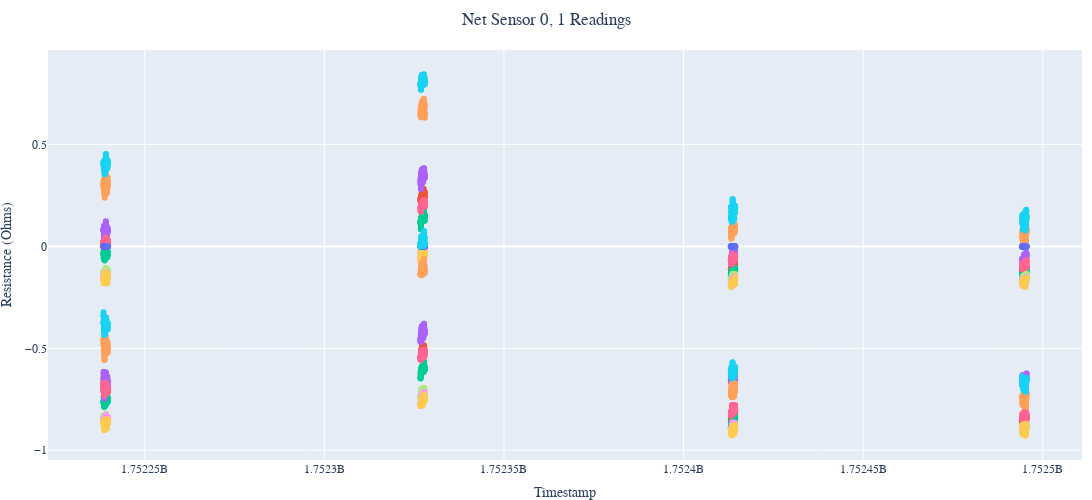
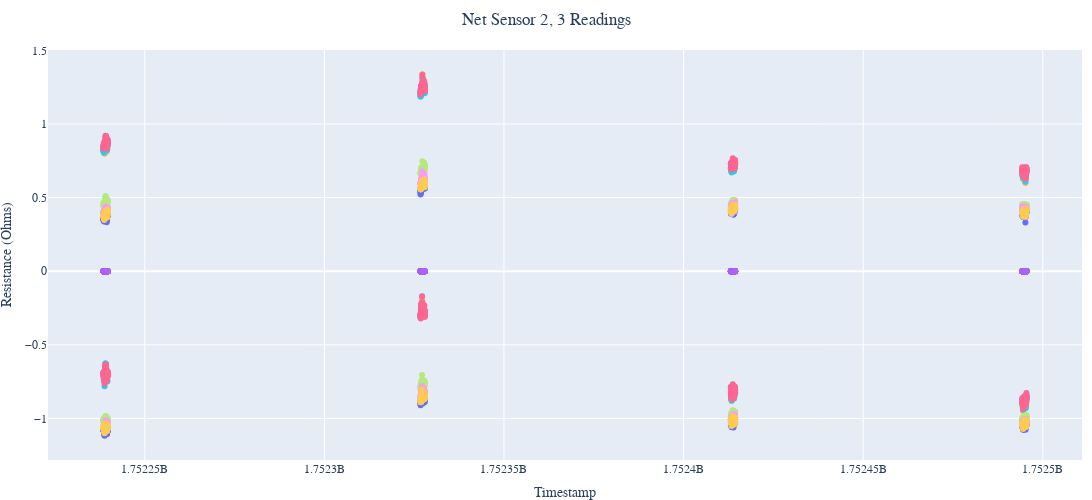
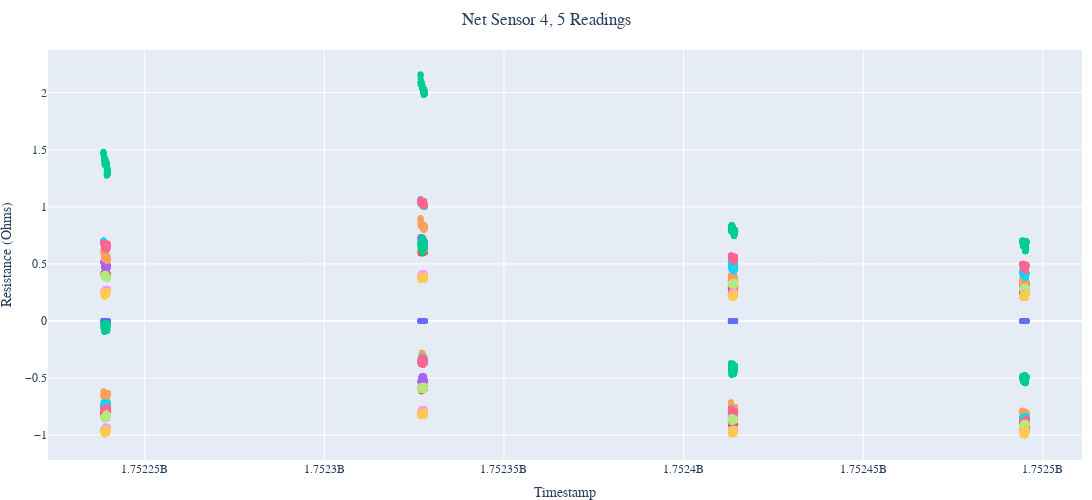
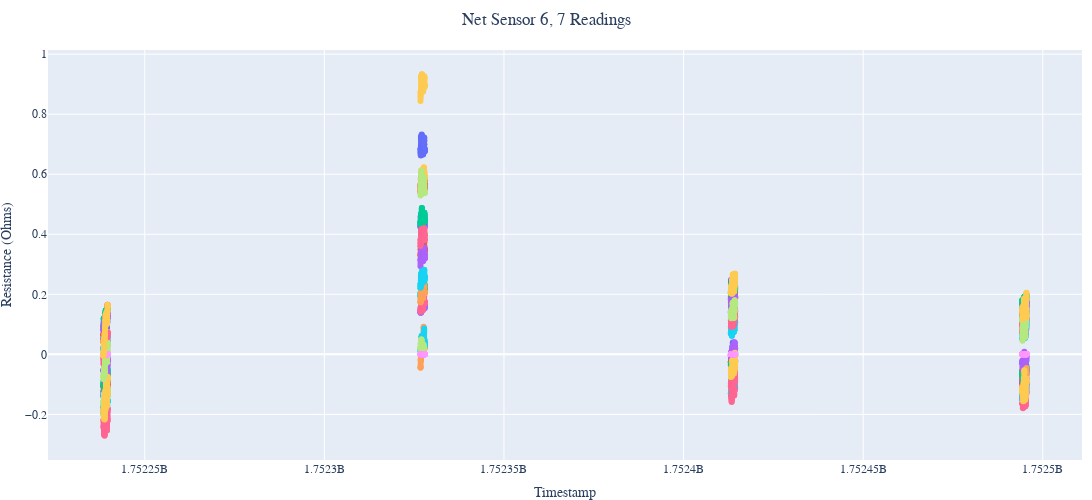

Source (notebook cell) for these figures, in order:
### Code cell
for s in range(4):
    sl, sr = s * 2, s * 2 + 1
    ts, nets = get_daily_net_pair([0, 1, 2, 3], sl, sr)
    plot_days_net(ts, nets, sl, sr, save=True)

### Figure 1 — Plotly figure (JSON) as saved in the notebook; plotly's stock layout.template omitted (floating-point values rounded to 4 significant figures; data arrays with more than 128 entries replaced by an {"elided": "..."} marker saying what was removed)
{"data": [{"mode": "markers", "showlegend": false, "type": "scatter", "x": {"elided": "400 float values"}, "y": {"elided": "400 int values"}}, {"mode": "markers", "showlegend": false, "type": "scatter", "x": {"elided": "400 float values"}, "y": {"elided": "400 float values"}}, {"mode": "markers", "showlegend": false, "type": "scatter", "x": {"elided": "400 float values"}, "y": {"elided": "400 float values"}}, {"mode": "markers", "showlegend": false, "type": "scatter", "x": {"elided": "400 float values"}, "y": {"elided": "400 float values"}}, {"mode": "markers", "showlegend": false, "type": "scatter", "x": {"elided": "400 float values"}, "y": {"elided": "400 float values"}}, {"mode": "markers", "showlegend": false, "type": "scatter", "x": {"elided": "400 float values"}, "y": {"elided": "400 float values"}}, {"mode": "markers", "showlegend": false, "type": "scatter", "x": {"elided": "400 float values"}, "y": {"elided": "400 float values"}}, {"mode": "markers", "showlegend": false, "type": "scatter", "x": {"elided": "400 float values"}, "y": {"elided": "400 float values"}}, {"mode": "markers", "showlegend": false, "type": "scatter", "x": {"elided": "400 float values"}, "y": {"elided": "400 float values"}}, {"mode": "markers", "showlegend": false, "type": "scatter", "x": {"elided": "400 float values"}, "y": {"elided": "400 float values"}}, {"mode": "markers", "showlegend": false, "type": "scatter", "x": {"elided": "400 float values"}, "y": {"elided": "400 int values"}}, {"mode": "markers", "showlegend": false, "type": "scatter", "x": {"elided": "400 float values"}, "y": {"elided": "400 float values"}}, {"mode": "markers", "showlegend": false, "type": "scatter", "x": {"elided": "400 float values"}, "y": {"elided": "400 float values"}}, {"mode": "markers", "showlegend": false, "type": "scatter", "x": {"elided": "400 float values"}, "y": {"elided": "400 float values"}}, {"mode": "markers", "showlegend": false, "type": "scatter", "x": {"elided": "400 float values"}, "y": {"elided": "400 float values"}}, {"mode": "markers", "showlegend": false, "type": "scatter", "x": {"elided": "400 float values"}, "y": {"elided": "400 float values"}}, {"mode": "markers", "showlegend": false, "type": "scatter", "x": {"elided": "400 float values"}, "y": {"elided": "400 float values"}}, {"mode": "markers", "showlegend": false, "type": "scatter", "x": {"elided": "400 float values"}, "y": {"elided": "400 float values"}}, {"mode": "markers", "showlegend": false, "type": "scatter", "x": {"elided": "400 float values"}, "y": {"elided": "400 float values"}}, {"mode": "markers", "showlegend": false, "type": "scatter", "x": {"elided": "400 float values"}, "y": {"elided": "400 float values"}}], "layout": {"font": {"family": "Times New Roman"}, "height": 500, "margin": {"b": 0, "l": 0, "r": 10, "t": 50}, "title": {"font": {"family": "Times New Roman"}, "pad": {"b": 0, "l": 0, "r": 0, "t": 0}, "text": "Net Sensor 0, 1 Readings", "x": 0.5}, "width": 1200, "xaxis": {"title": {"text": "Timestamp"}}, "yaxis": {"title": {"text": "Resistance (Ohms)"}}}}

### Figure 2 — Plotly figure (JSON) as saved in the notebook; plotly's stock layout.template omitted (floating-point values rounded to 4 significant figures; data arrays with more than 128 entries replaced by an {"elided": "..."} marker saying what was removed)
{"data": [{"mode": "markers", "showlegend": false, "type": "scatter", "x": {"elided": "400 float values"}, "y": {"elided": "400 float values"}}, {"mode": "markers", "showlegend": false, "type": "scatter", "x": {"elided": "400 float values"}, "y": {"elided": "400 int values"}}, {"mode": "markers", "showlegend": false, "type": "scatter", "x": {"elided": "400 float values"}, "y": {"elided": "400 int values"}}, {"mode": "markers", "showlegend": false, "type": "scatter", "x": {"elided": "400 float values"}, "y": {"elided": "400 int values"}}, {"mode": "markers", "showlegend": false, "type": "scatter", "x": {"elided": "400 float values"}, "y": {"elided": "400 float values"}}, {"mode": "markers", "showlegend": false, "type": "scatter", "x": {"elided": "400 float values"}, "y": {"elided": "400 float values"}}, {"mode": "markers", "showlegend": false, "type": "scatter", "x": {"elided": "400 float values"}, "y": {"elided": "400 float values"}}, {"mode": "markers", "showlegend": false, "type": "scatter", "x": {"elided": "400 float values"}, "y": {"elided": "400 float values"}}, {"mode": "markers", "showlegend": false, "type": "scatter", "x": {"elided": "400 float values"}, "y": {"elided": "400 float values"}}, {"mode": "markers", "showlegend": false, "type": "scatter", "x": {"elided": "400 float values"}, "y": {"elided": "400 float values"}}, {"mode": "markers", "showlegend": false, "type": "scatter", "x": {"elided": "400 float values"}, "y": {"elided": "400 float values"}}, {"mode": "markers", "showlegend": false, "type": "scatter", "x": {"elided": "400 float values"}, "y": {"elided": "400 int values"}}, {"mode": "markers", "showlegend": false, "type": "scatter", "x": {"elided": "400 float values"}, "y": {"elided": "400 int values"}}, {"mode": "markers", "showlegend": false, "type": "scatter", "x": {"elided": "400 float values"}, "y": {"elided": "400 int values"}}, {"mode": "markers", "showlegend": false, "type": "scatter", "x": {"elided": "400 float values"}, "y": {"elided": "400 float values"}}, {"mode": "markers", "showlegend": false, "type": "scatter", "x": {"elided": "400 float values"}, "y": {"elided": "400 float values"}}, {"mode": "markers", "showlegend": false, "type": "scatter", "x": {"elided": "400 float values"}, "y": {"elided": "400 float values"}}, {"mode": "markers", "showlegend": false, "type": "scatter", "x": {"elided": "400 float values"}, "y": {"elided": "400 float values"}}, {"mode": "markers", "showlegend": false, "type": "scatter", "x": {"elided": "400 float values"}, "y": {"elided": "400 float values"}}, {"mode": "markers", "showlegend": false, "type": "scatter", "x": {"elided": "400 float values"}, "y": {"elided": "400 float values"}}], "layout": {"font": {"family": "Times New Roman"}, "height": 500, "margin": {"b": 0, "l": 0, "r": 10, "t": 50}, "title": {"font": {"family": "Times New Roman"}, "pad": {"b": 0, "l": 0, "r": 0, "t": 0}, "text": "Net Sensor 2, 3 Readings", "x": 0.5}, "width": 1200, "xaxis": {"title": {"text": "Timestamp"}}, "yaxis": {"title": {"text": "Resistance (Ohms)"}}}}

### Figure 3 — Plotly figure (JSON) as saved in the notebook; plotly's stock layout.template omitted (floating-point values rounded to 4 significant figures; data arrays with more than 128 entries replaced by an {"elided": "..."} marker saying what was removed)
{"data": [{"mode": "markers", "showlegend": false, "type": "scatter", "x": {"elided": "400 float values"}, "y": {"elided": "400 int values"}}, {"mode": "markers", "showlegend": false, "type": "scatter", "x": {"elided": "400 float values"}, "y": {"elided": "400 float values"}}, {"mode": "markers", "showlegend": false, "type": "scatter", "x": {"elided": "400 float values"}, "y": {"elided": "400 float values"}}, {"mode": "markers", "showlegend": false, "type": "scatter", "x": {"elided": "400 float values"}, "y": {"elided": "400 float values"}}, {"mode": "markers", "showlegend": false, "type": "scatter", "x": {"elided": "400 float values"}, "y": {"elided": "400 float values"}}, {"mode": "markers", "showlegend": false, "type": "scatter", "x": {"elided": "400 float values"}, "y": {"elided": "400 float values"}}, {"mode": "markers", "showlegend": false, "type": "scatter", "x": {"elided": "400 float values"}, "y": {"elided": "400 float values"}}, {"mode": "markers", "showlegend": false, "type": "scatter", "x": {"elided": "400 float values"}, "y": {"elided": "400 float values"}}, {"mode": "markers", "showlegend": false, "type": "scatter", "x": {"elided": "400 float values"}, "y": {"elided": "400 float values"}}, {"mode": "markers", "showlegend": false, "type": "scatter", "x": {"elided": "400 float values"}, "y": {"elided": "400 float values"}}, {"mode": "markers", "showlegend": false, "type": "scatter", "x": {"elided": "400 float values"}, "y": {"elided": "400 int values"}}, {"mode": "markers", "showlegend": false, "type": "scatter", "x": {"elided": "400 float values"}, "y": {"elided": "400 float values"}}, {"mode": "markers", "showlegend": false, "type": "scatter", "x": {"elided": "400 float values"}, "y": {"elided": "400 float values"}}, {"mode": "markers", "showlegend": false, "type": "scatter", "x": {"elided": "400 float values"}, "y": {"elided": "400 float values"}}, {"mode": "markers", "showlegend": false, "type": "scatter", "x": {"elided": "400 float values"}, "y": {"elided": "400 float values"}}, {"mode": "markers", "showlegend": false, "type": "scatter", "x": {"elided": "400 float values"}, "y": {"elided": "400 float values"}}, {"mode": "markers", "showlegend": false, "type": "scatter", "x": {"elided": "400 float values"}, "y": {"elided": "400 float values"}}, {"mode": "markers", "showlegend": false, "type": "scatter", "x": {"elided": "400 float values"}, "y": {"elided": "400 float values"}}, {"mode": "markers", "showlegend": false, "type": "scatter", "x": {"elided": "400 float values"}, "y": {"elided": "400 float values"}}, {"mode": "markers", "showlegend": false, "type": "scatter", "x": {"elided": "400 float values"}, "y": {"elided": "400 float values"}}], "layout": {"font": {"family": "Times New Roman"}, "height": 500, "margin": {"b": 0, "l": 0, "r": 10, "t": 50}, "title": {"font": {"family": "Times New Roman"}, "pad": {"b": 0, "l": 0, "r": 0, "t": 0}, "text": "Net Sensor 4, 5 Readings", "x": 0.5}, "width": 1200, "xaxis": {"title": {"text": "Timestamp"}}, "yaxis": {"title": {"text": "Resistance (Ohms)"}}}}

### Figure 4 — Plotly figure (JSON) as saved in the notebook; plotly's stock layout.template omitted (floating-point values rounded to 4 significant figures; data arrays with more than 128 entries replaced by an {"elided": "..."} marker saying what was removed)
{"data": [{"mode": "markers", "showlegend": false, "type": "scatter", "x": {"elided": "400 float values"}, "y": {"elided": "400 float values"}}, {"mode": "markers", "showlegend": false, "type": "scatter", "x": {"elided": "400 float values"}, "y": {"elided": "400 float values"}}, {"mode": "markers", "showlegend": false, "type": "scatter", "x": {"elided": "400 float values"}, "y": {"elided": "400 float values"}}, {"mode": "markers", "showlegend": false, "type": "scatter", "x": {"elided": "400 float values"}, "y": {"elided": "400 float values"}}, {"mode": "markers", "showlegend": false, "type": "scatter", "x": {"elided": "400 float values"}, "y": {"elided": "400 float values"}}, {"mode": "markers", "showlegend": false, "type": "scatter", "x": {"elided": "400 float values"}, "y": {"elided": "400 float values"}}, {"mode": "markers", "showlegend": false, "type": "scatter", "x": {"elided": "400 float values"}, "y": {"elided": "400 float values"}}, {"mode": "markers", "showlegend": false, "type": "scatter", "x": {"elided": "400 float values"}, "y": {"elided": "400 float values"}}, {"mode": "markers", "showlegend": false, "type": "scatter", "x": {"elided": "400 float values"}, "y": {"elided": "400 int values"}}, {"mode": "markers", "showlegend": false, "type": "scatter", "x": {"elided": "400 float values"}, "y": {"elided": "400 float values"}}, {"mode": "markers", "showlegend": false, "type": "scatter", "x": {"elided": "400 float values"}, "y": {"elided": "400 float values"}}, {"mode": "markers", "showlegend": false, "type": "scatter", "x": {"elided": "400 float values"}, "y": {"elided": "400 float values"}}, {"mode": "markers", "showlegend": false, "type": "scatter", "x": {"elided": "400 float values"}, "y": {"elided": "400 float values"}}, {"mode": "markers", "showlegend": false, "type": "scatter", "x": {"elided": "400 float values"}, "y": {"elided": "400 float values"}}, {"mode": "markers", "showlegend": false, "type": "scatter", "x": {"elided": "400 float values"}, "y": {"elided": "400 float values"}}, {"mode": "markers", "showlegend": false, "type": "scatter", "x": {"elided": "400 float values"}, "y": {"elided": "400 float values"}}, {"mode": "markers", "showlegend": false, "type": "scatter", "x": {"elided": "400 float values"}, "y": {"elided": "400 float values"}}, {"mode": "markers", "showlegend": false, "type": "scatter", "x": {"elided": "400 float values"}, "y": {"elided": "400 float values"}}, {"mode": "markers", "showlegend": false, "type": "scatter", "x": {"elided": "400 float values"}, "y": {"elided": "400 int values"}}, {"mode": "markers", "showlegend": false, "type": "scatter", "x": {"elided": "400 float values"}, "y": {"elided": "400 float values"}}], "layout": {"font": {"family": "Times New Roman"}, "height": 500, "margin": {"b": 0, "l": 0, "r": 10, "t": 50}, "title": {"font": {"family": "Times New Roman"}, "pad": {"b": 0, "l": 0, "r": 0, "t": 0}, "text": "Net Sensor 6, 7 Readings", "x": 0.5}, "width": 1200, "xaxis": {"title": {"text": "Timestamp"}}, "yaxis": {"title": {"text": "Resistance (Ohms)"}}}}
